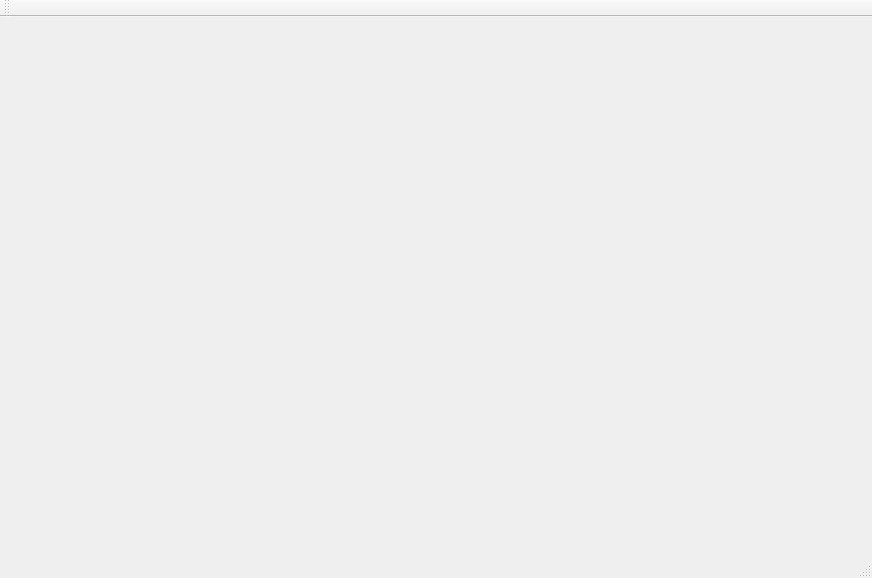
<?xml version="1.0" encoding="UTF-8"?>
<ui version="4.0">
 <class>MainWindow</class>
 <widget class="QMainWindow" name="MainWindow">
  <property name="geometry">
   <rect>
    <x>0</x>
    <y>0</y>
    <width>872</width>
    <height>578</height>
   </rect>
  </property>
  <property name="windowTitle">
   <string>MainWindow</string>
  </property>
  <widget class="QWidget" name="centralWidget"/>
  <widget class="QMenuBar" name="menuBar">
   <property name="geometry">
    <rect>
     <x>0</x>
     <y>0</y>
     <width>872</width>
     <height>23</height>
    </rect>
   </property>
  </widget>
  <widget class="QToolBar" name="mainToolBar">
   <attribute name="toolBarArea">
    <enum>TopToolBarArea</enum>
   </attribute>
   <attribute name="toolBarBreak">
    <bool>false</bool>
   </attribute>
  </widget>
  <widget class="QStatusBar" name="statusBar"/>
 </widget>
 <layoutdefault spacing="6" margin="11"/>
 <resources/>
 <connections/>
</ui>
